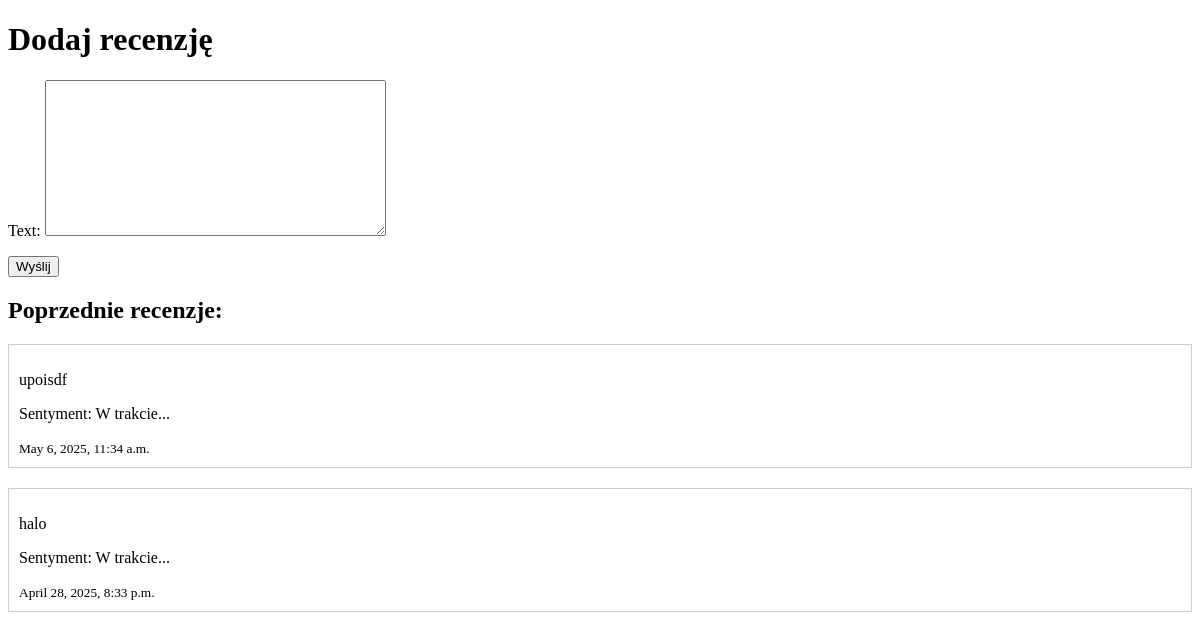
Before: / with the older database file.
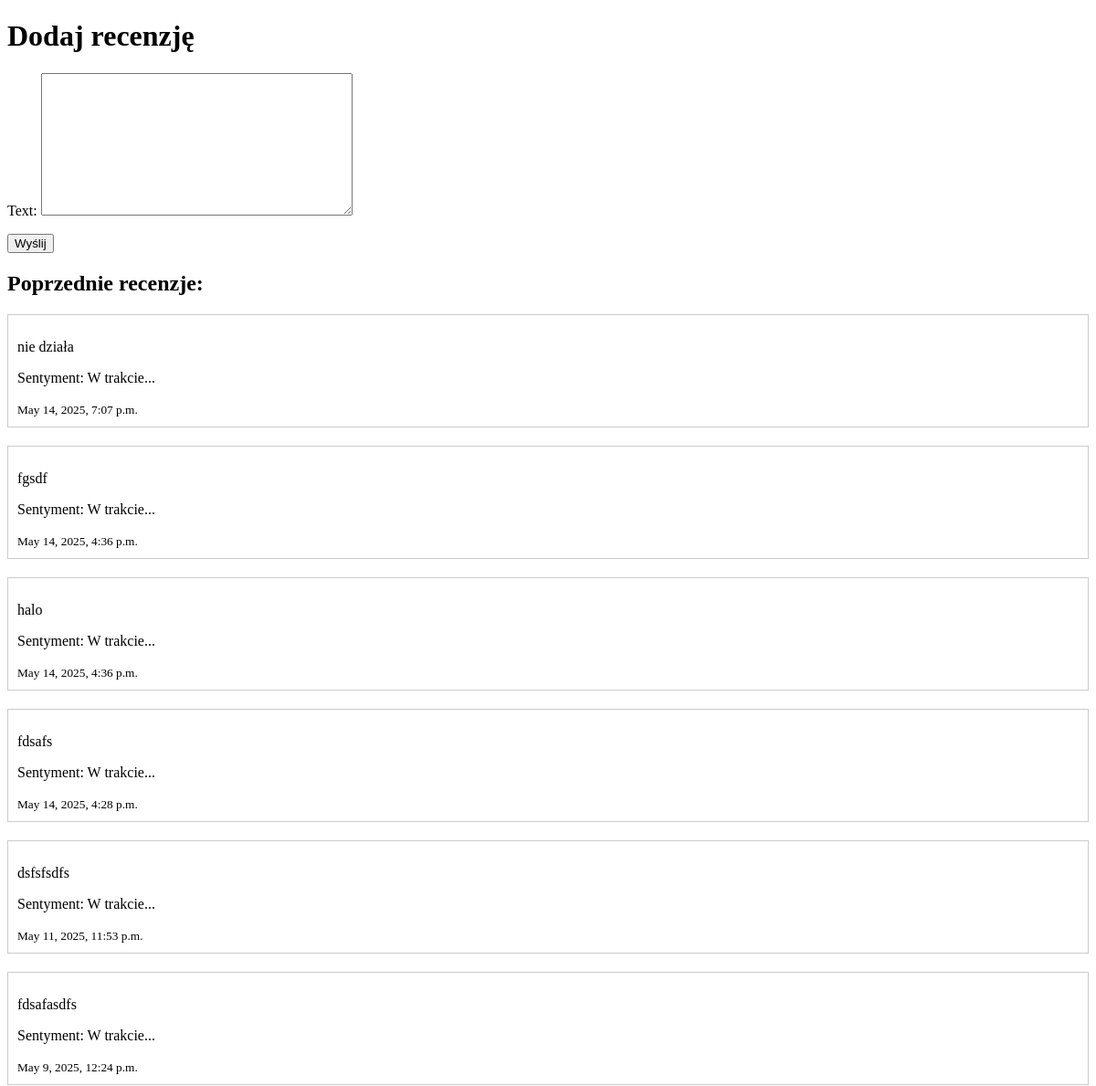
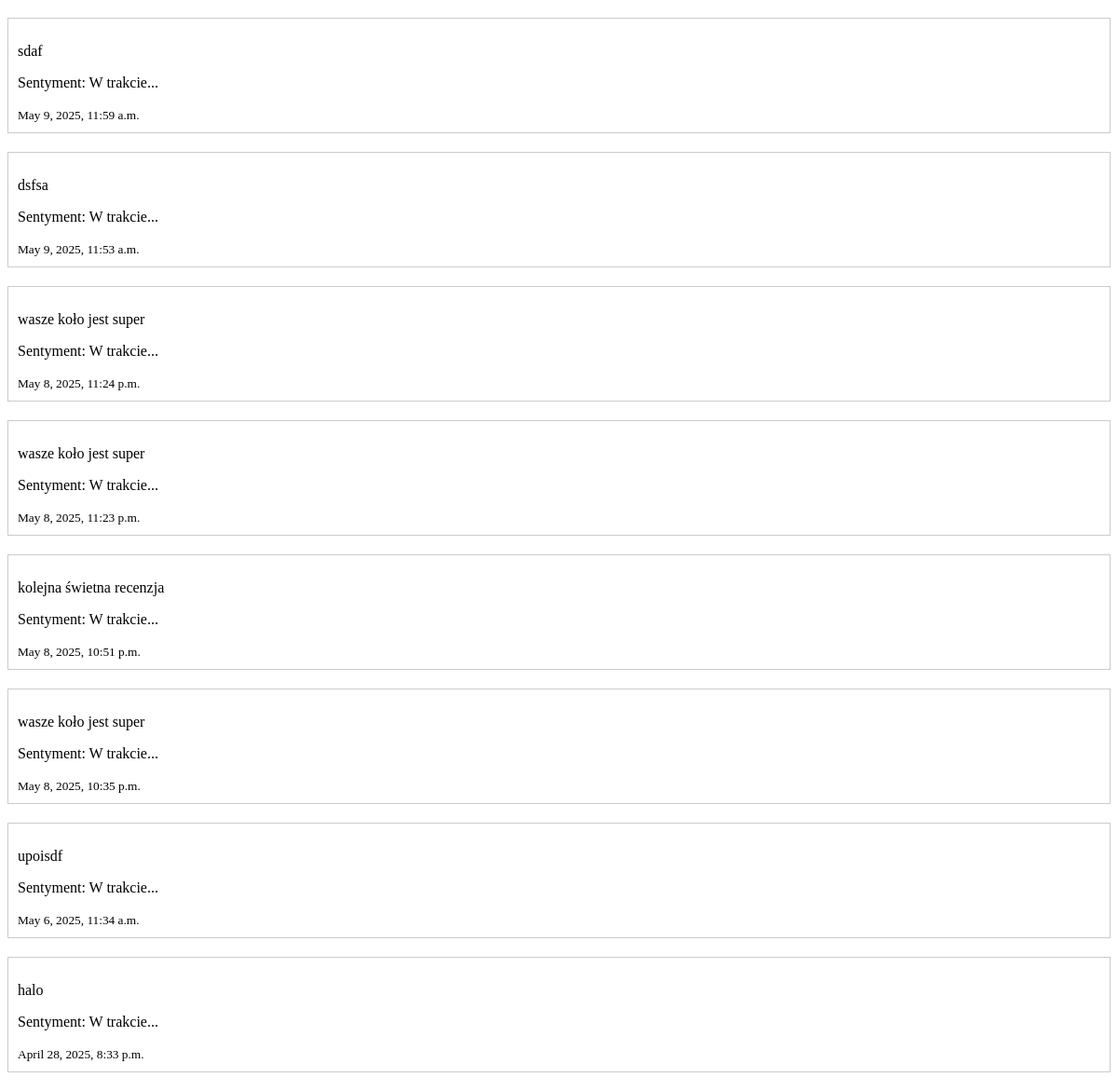
After: the same page with the newer database file (2 pictures, top to bottom).
### reviews/models.py (models this page shows, shortened)
class Review(models.Model):
    text = models.TextField(max_length=200)
    sentiment = models.CharField(max_length=20, blank=True, null=True)
    pub_date = models.DateTimeField(auto_now_add=True)

### reviews/views.py (the view)
# urls.py: path('', views.review_list, name='review_list'),
def review_list(request):
    if request.method == 'POST':
        form = ReviewForm(request.POST)
        if form.is_valid():
            review = form.save()
            analyze_sentiment.delay(review.id)
            return redirect('review_list')
    else:
        form = ReviewForm()
    reviews = Review.objects.all().order_by('-pub_date')
    return render(request, 'reviews/reviews_list.html', {
        'form': form,
        'reviews': reviews
    })

### reviews/forms.py
class ReviewForm(forms.ModelForm):
    class Meta:
        model = Review
        fields = ['text']

### reviews/templates/reviews/reviews_list.html (shortened to what this page needs)
<!DOCTYPE html>
<html>
<head>
</head>
<body>
    <h1>Dodaj recenzję</h1>
    <form method="post">
        {{ form.as_p }}
        <button type="submit">Wyślij</button>
    </form>
    <h2>Poprzednie recenzje:</h2>
    {% for review in reviews %}
    <div style="margin: 20px 0; padding: 10px; border: 1px solid #ccc;">
        <p>{{ review.text }}</p>
        <p>
            Sentyment:
            <span class=" {{ review.sentiment }}">
                {% if review.sentiment %}
                    {{ review.sentiment }}
                {% else %}
                    W trakcie...
                {% endif %}
            </span>
        </p>
        <small>{{ review.pub_date }}</small>
    </div>
    {% endfor %}
</body>
</html>

Changed rows visible on the page:
added Review: text "nie działa", shows "W trakcie...", pub_date "May 14, 2025, 7:07 p.m."
added Review: text "fgsdf", shows "W trakcie...", pub_date "May 14, 2025, 4:36 p.m."
added Review: text "halo", shows "W trakcie...", pub_date "May 14, 2025, 4:36 p.m."
added Review: text "fdsafs", shows "W trakcie...", pub_date "May 14, 2025, 4:28 p.m."
added Review: text "dsfsfsdfs", shows "W trakcie...", pub_date "May 11, 2025, 11:53 p.m."
added Review: text "fdsafasdfs", shows "W trakcie...", pub_date "May 9, 2025, 12:24 p.m."
added Review: text "sdaf", shows "W trakcie...", pub_date "May 9, 2025, 11:59 a.m."
added Review: text "dsfsa", shows "W trakcie...", pub_date "May 9, 2025, 11:53 a.m."
added Review: text "wasze koło jest super", shows "W trakcie...", pub_date "May 8, 2025, 11:24 p.m."
added Review: text "wasze koło jest super", shows "W trakcie...", pub_date "May 8, 2025, 11:23 p.m."
added Review: text "kolejna świetna recenzja", shows "W trakcie...", pub_date "May 8, 2025, 10:51 p.m."
added Review: text "wasze koło jest super", shows "W trakcie...", pub_date "May 8, 2025, 10:35 p.m."
